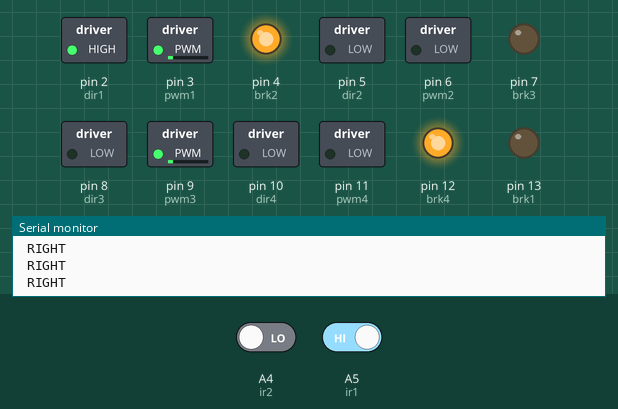
Recording of a sketch running on a simulated Arduino Uno, built with avr-gcc and run on an emulated ATmega328P. On the bench: switched loads named in the sketch (green lamp = pin HIGH), output pins drawn as LEDs (lit = HIGH), the last lines printed to the serial monitor. Inputs (shaded band) come from the test bench; at power-on: A4 (ir2) LOW, A5 (ir1) HIGH.

Above: at 6.8 s.
6.9 s: A4 (ir2) driven HIGH
At 9.4 s:
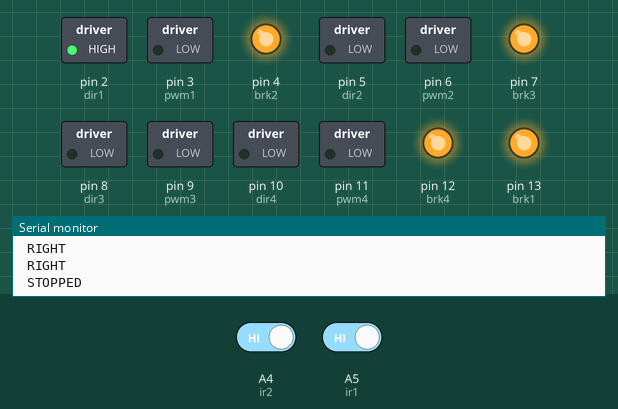
9.9 s: A5 (ir1) driven LOW
At 10.9 s:
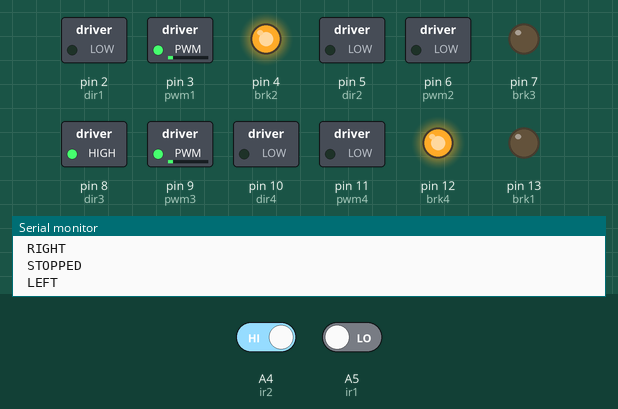
12.9 s: A4 (ir2) driven LOW
At 15.2 s:
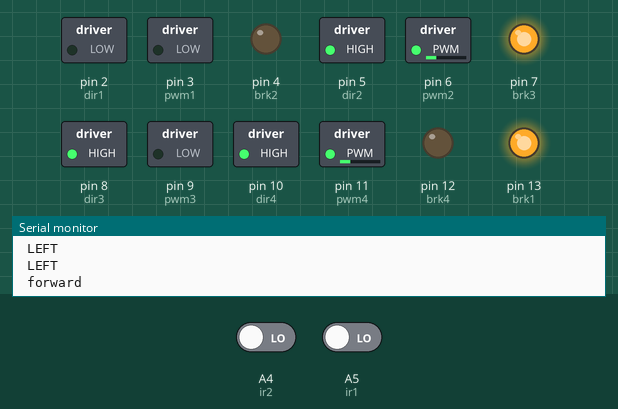
15.9 s: A5 (ir1) driven HIGH
At 16.7 s:
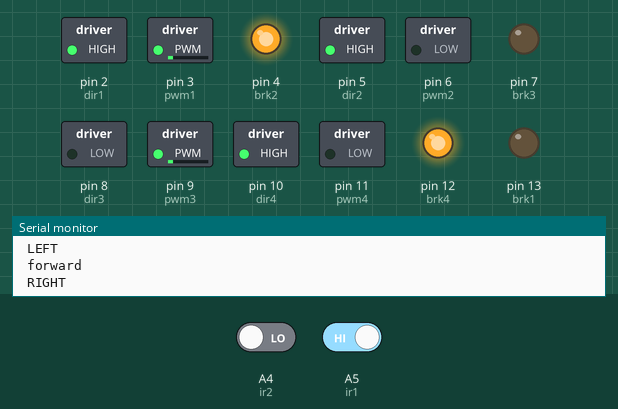
18.9 s: A4 (ir2) driven HIGH
At 21.0 s:
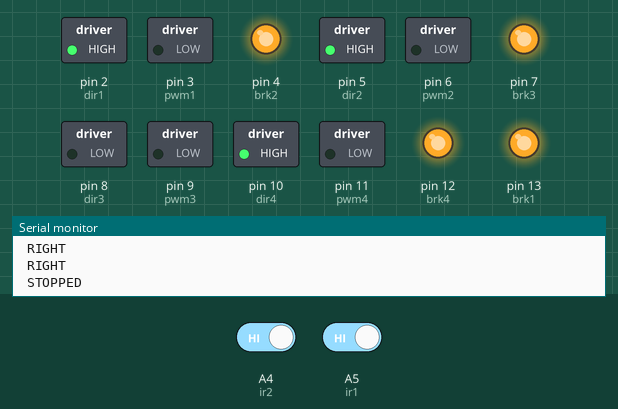
21.9 s: A5 (ir1) driven LOW
At 22.5 s:
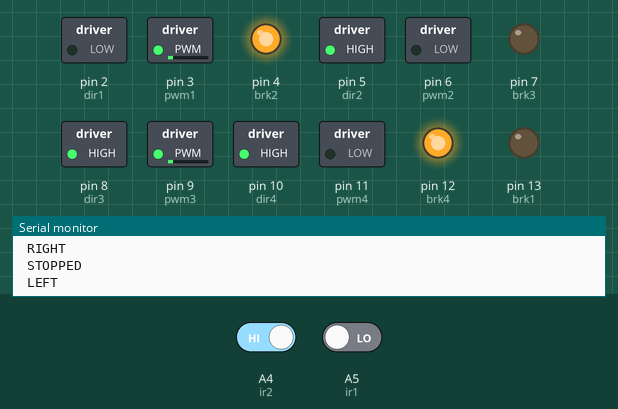
Timing chart, 0 to 24.9 s (numbered marks = the images above; inputs shaded):
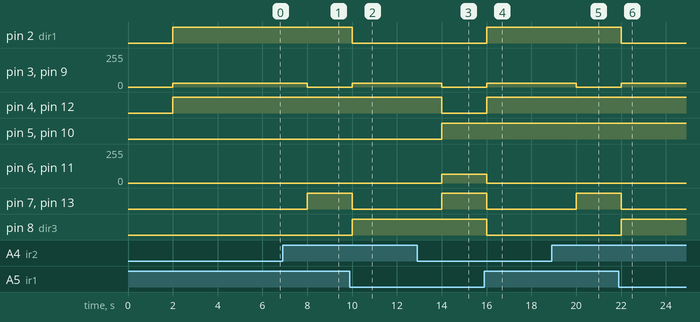

The sketch:

omni_line_follower_with_2_IR_sensor.ino
```cpp
#define dir1 2  //MOTOR 1 (FL)
#define pwm1 3
#define brk1 13

#define dir2 5  //MOTOR 2 (FR)
#define pwm2 6
#define brk2 4

#define dir3 8  //MOTOR 3 (BR)
#define pwm3 9
#define brk3 7

#define dir4 10  //MOTOR 4 (BL)
#define pwm4 11
#define brk4 12

#define ir1 A5
#define ir2 A4
int detection1;
int detection2;

int pwmh = 50;
int pwml = 0;

void ishan()
{
  digitalWrite(brk1,HIGH);
  analogWrite(pwm1,0);

  digitalWrite(brk3,HIGH);
  analogWrite(pwm3,0);

  digitalWrite(brk2,LOW);
  analogWrite(pwm2,65);
  digitalWrite(dir2,HIGH);

  digitalWrite(brk4,LOW);
  analogWrite(pwm4,65);
  digitalWrite(dir4,HIGH);

}

void agni()
{
  digitalWrite(brk2,HIGH);
  analogWrite(pwm2,0);

  digitalWrite(brk4,HIGH);
  analogWrite(pwm4,0);
  digitalWrite(brk1,LOW);
  analogWrite(pwm1,30);
  digitalWrite(dir1,HIGH);

  digitalWrite(brk3,LOW);
  analogWrite(pwm3,30);
  digitalWrite(dir3,LOW);
}

void nairutya()
{
  digitalWrite(brk1,HIGH);
  analogWrite(pwm1,0);

  digitalWrite(brk3,HIGH);
  analogWrite(pwm3,0);

  digitalWrite(brk2,LOW);
  analogWrite(pwm2,pwmh);
  digitalWrite(dir2,HIGH);

  digitalWrite(brk4,LOW);
  analogWrite(pwm4,pwmh);
  digitalWrite(dir4,LOW);
}

void vayavy()
{
  digitalWrite(brk2,HIGH);
  analogWrite(pwm2,0);

  digitalWrite(brk4,HIGH);
  analogWrite(pwm4,0);

  digitalWrite(brk1,LOW);
  analogWrite(pwm1,30);
  digitalWrite(dir1,LOW);

  digitalWrite(brk3,LOW);
  analogWrite(pwm3,30);
  digitalWrite(dir3,HIGH);
}


void freeze()
{
  digitalWrite(brk1,HIGH);
  analogWrite(pwm1,0);
  digitalWrite(brk2,HIGH);
  analogWrite(pwm2,0);
  digitalWrite(brk3,HIGH);
  analogWrite(pwm3,0);
  digitalWrite(brk4,HIGH);
  analogWrite(pwm4,0);
}


void setup() {
 for(byte i=1;i<=12;i++)
    pinMode(i,OUTPUT);
    pinMode(A5,INPUT);
    pinMode(A4,INPUT);
    Serial.begin(9600);
    pinMode(13,OUTPUT);

}

void loop()
{
  delay(2000);
  detection1=digitalRead(ir1);
  detection2=digitalRead(ir2);

    if(detection1==LOW && detection2==LOW)
    {
        Serial.println(" forward ");
        //digitalWrite(13,HIGH);
        ishan();
        //delay(100);
    }
      else if(detection1==LOW && detection2==HIGH)
      {
          Serial.println(" LEFT ");
          digitalWrite(13,HIGH);
          vayavy();
          //delay(50);
      }
        else if(detection1==HIGH && detection2==LOW)
        {
            Serial.println(" RIGHT ");
            digitalWrite(13,HIGH);
            agni();
            //delay(50);
        }
          else if (detection1==HIGH && detection2==HIGH)
          {
              Serial.println(" STOPPED ");
              digitalWrite(13,HIGH);
              //delay(100);
              freeze();
          }
}
```

Measured:
- after the input at 6.9 s, pin 3 (pwm1), pin 9 (pwm3): 30/255 → 0/255 after 1.1 s; pin 7 (brk3), pin 13 (brk1): LOW → HIGH after 1.1 s
- after the input at 9.9 s, pin 2 (dir1), pin 7 (brk3), pin 13 (brk1): HIGH → LOW after 0.10 s; pin 3 (pwm1), pin 9 (pwm3): 0/255 → 30/255 after 0.10 s; pin 8 (dir3): LOW → HIGH after 0.10 s
- after the input at 12.9 s, pin 3 (pwm1), pin 9 (pwm3): 30/255 → 0/255 after 1.1 s; pin 4 (brk2), pin 12 (brk4): HIGH → LOW after 1.1 s; pin 5 (dir2), pin 7 (brk3), pin 10 (dir4), pin 13 (brk1): LOW → HIGH after 1.1 s; pin 6 (pwm2), pin 11 (pwm4): 0/255 → 65/255 after 1.1 s
- after the input at 15.9 s, pin 2 (dir1), pin 4 (brk2), pin 12 (brk4): LOW → HIGH after 0.10 s; pin 3 (pwm1), pin 9 (pwm3): 0/255 → 30/255 after 0.10 s; pin 6 (pwm2), pin 11 (pwm4): 65/255 → 0/255 after 0.10 s; pin 7 (brk3), pin 8 (dir3), pin 13 (brk1): HIGH → LOW after 0.10 s
- after the input at 18.9 s, pin 3 (pwm1), pin 9 (pwm3): 30/255 → 0/255 after 1.1 s; pin 7 (brk3), pin 13 (brk1): LOW → HIGH after 1.1 s
- after the input at 21.9 s, pin 2 (dir1), pin 7 (brk3), pin 13 (brk1): HIGH → LOW after 0.10 s; pin 3 (pwm1), pin 9 (pwm3): 0/255 → 30/255 after 0.10 s; pin 8 (dir3): LOW → HIGH after 0.10 s
